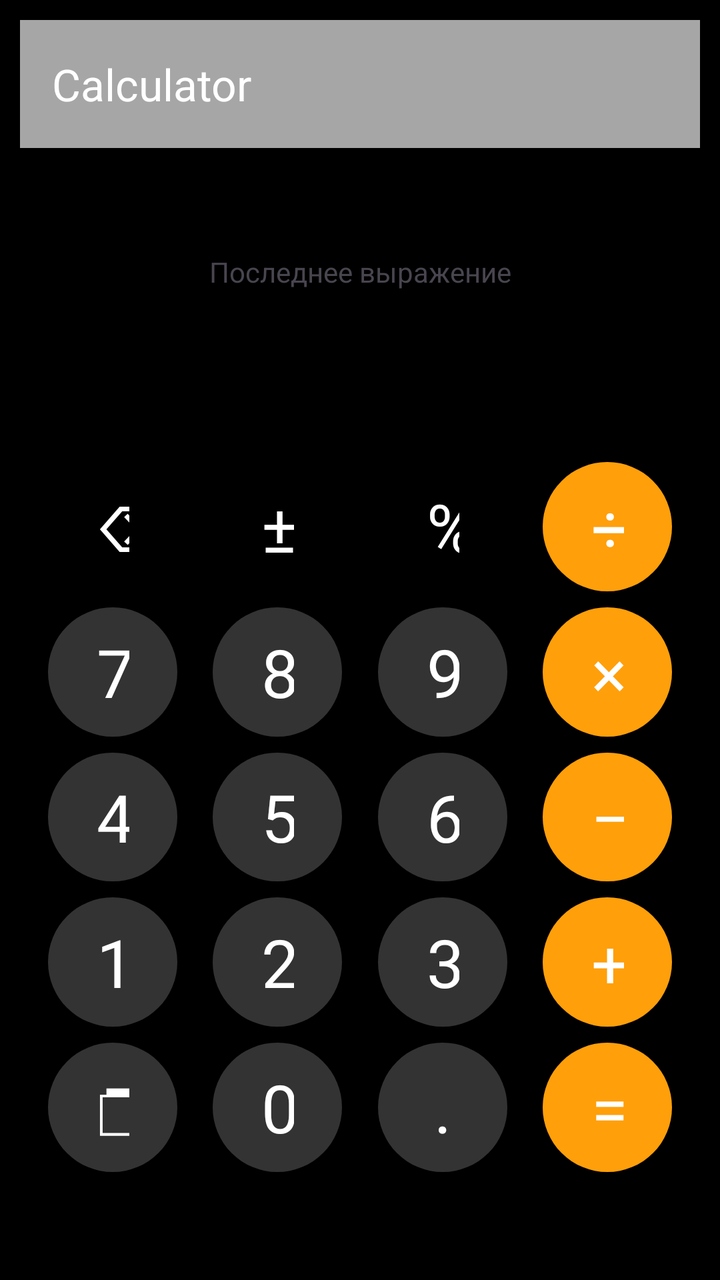
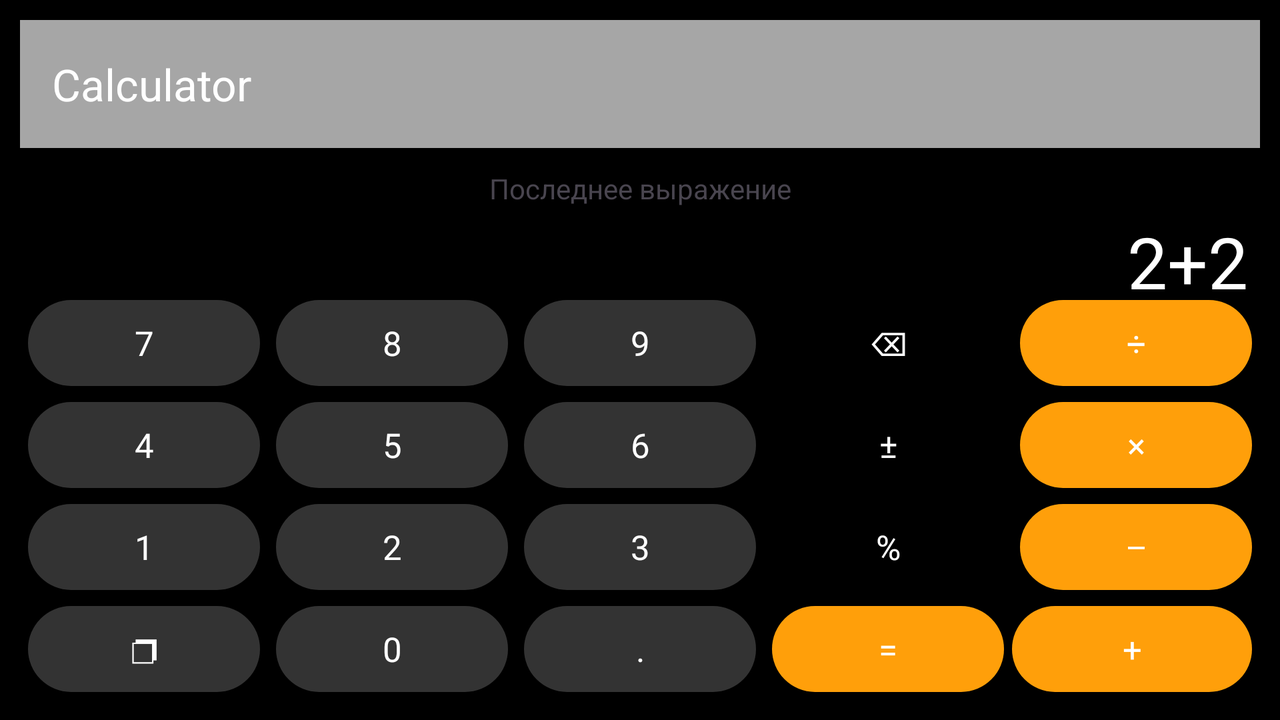

One screen, two layout resources from the same app: the default and the repository's alternative for another configuration. Each is rendered where Android would select it; the XML of both is given below.
<!-- AndroidManifest.xml: application theme Theme.PMACalculator -->
<!-- res/layout/activity_main.xml -->
<?xml version="1.0" encoding="utf-8"?>
<androidx.constraintlayout.widget.ConstraintLayout xmlns:android="http://schemas.android.com/apk/res/android"
    xmlns:app="http://schemas.android.com/apk/res-auto"
    xmlns:tools="http://schemas.android.com/tools"
    android:id="@+id/main"
    android:layout_width="match_parent"
    android:layout_height="match_parent"
    android:padding="10dp"
    android:background="@color/black"
    tools:context=".MainActivity">

    <com.google.android.material.appbar.MaterialToolbar
        android:id="@+id/toolbarMain"
        android:layout_width="0dp"
        android:layout_height="wrap_content"
        android:background="@color/grey"
        app:layout_constraintEnd_toEndOf="parent"
        app:layout_constraintStart_toStartOf="parent"
        app:layout_constraintTop_toTopOf="parent"
        app:title="@string/app_name"
        app:titleTextColor="@color/white" />

    <LinearLayout
        android:id="@+id/linearLayout"
        android:layout_width="0dp"
        android:layout_height="0dp"
        android:orientation="vertical"
        app:layout_constraintEnd_toEndOf="parent"
        app:layout_constraintHeight_percent="0.2"
        app:layout_constraintStart_toStartOf="parent"
        app:layout_constraintTop_toBottomOf="@id/toolbarMain">

        <TextView
            android:id="@+id/secondHistory"
            android:layout_width="match_parent"
            android:layout_height="match_parent"
            android:gravity="center"
            android:text="Последнее выражение">
        </TextView>

    </LinearLayout>

    <TextView
        android:id="@+id/calcText"
        android:layout_width="0dp"
        android:layout_height="0dp"
        android:layout_marginEnd="6dp"
        android:autoSizeMaxTextSize="95sp"
        android:autoSizeMinTextSize="10sp"
        android:autoSizeTextType="uniform"
        android:gravity="end|center_vertical"
        android:textColor="@color/white"
        android:fontFamily="@font/interreg"

        app:layout_constraintBottom_toTopOf="@+id/buttonsLayout"
        app:layout_constraintEnd_toEndOf="parent"
        app:layout_constraintHeight_percent="0.14"
        app:layout_constraintStart_toStartOf="parent"
        app:layout_constraintTop_toBottomOf="@+id/linearLayout" />

    <androidx.constraintlayout.widget.ConstraintLayout
        android:id="@+id/buttonsLayout"
        android:layout_width="0dp"
        android:layout_height="0dp"
        android:paddingTop="0dp"
        android:paddingBottom="40dp"
        app:layout_constraintHeight_percent="0.65"
        app:layout_constraintBottom_toBottomOf="parent"
        app:layout_constraintEnd_toEndOf="parent"
        app:layout_constraintStart_toStartOf="parent">

        
        <Button
            style="@style/CalcButtonsGrey"
            android:id="@+id/btnDelete"
            app:layout_constraintEnd_toStartOf="@+id/btnNegative"
            app:layout_constraintStart_toStartOf="parent"
            app:layout_constraintTop_toTopOf="parent"
            app:layout_constraintBottom_toTopOf="@+id/btn7"
            android:text="⌫" />

        <Button
            style="@style/CalcButtonsGrey"
            android:id="@+id/btnNegative"
            app:layout_constraintEnd_toStartOf="@+id/btnPercent"
            app:layout_constraintStart_toEndOf="@+id/btnDelete"
            app:layout_constraintTop_toTopOf="parent"
            app:layout_constraintBottom_toTopOf="@+id/btn8"
            android:text="±" />

        <Button
            style="@style/CalcButtonsGrey"
            android:id="@+id/btnPercent"
            app:layout_constraintEnd_toStartOf="@+id/btnDivide"
            app:layout_constraintStart_toEndOf="@+id/btnNegative"
            app:layout_constraintTop_toTopOf="parent"
            app:layout_constraintBottom_toTopOf="@+id/btn9"
            android:text="%" />

        <Button
            style="@style/CalcButtonsOrange"
            android:id="@+id/btnDivide"
            app:layout_constraintEnd_toEndOf="parent"
            app:layout_constraintStart_toEndOf="@+id/btnPercent"
            app:layout_constraintTop_toTopOf="parent"
            app:layout_constraintBottom_toTopOf="@+id/btnMultiply"
            android:text="÷" />

        
        <Button
            style="@style/CalcButtonsGrey_Black"
            android:id="@+id/btn7"
            app:layout_constraintEnd_toStartOf="@+id/btn8"
            app:layout_constraintStart_toStartOf="parent"
            app:layout_constraintTop_toBottomOf="@+id/btnDelete"
            app:layout_constraintBottom_toTopOf="@+id/btn4"
            android:text="7" />

        <Button
            style="@style/CalcButtonsGrey_Black"
            android:id="@+id/btn8"
            app:layout_constraintEnd_toStartOf="@+id/btn9"
            app:layout_constraintStart_toEndOf="@+id/btn7"
            app:layout_constraintTop_toBottomOf="@+id/btnNegative"
            app:layout_constraintBottom_toTopOf="@+id/btn5"
            android:text="8" />

        <Button
            style="@style/CalcButtonsGrey_Black"
            android:id="@+id/btn9"
            app:layout_constraintEnd_toStartOf="@+id/btnMultiply"
            app:layout_constraintStart_toEndOf="@+id/btn8"
            app:layout_constraintTop_toBottomOf="@+id/btnPercent"
            app:layout_constraintBottom_toTopOf="@+id/btn6"
            android:text="9" />

        
        <Button
            android:id="@+id/btnMultiply"
            style="@style/CalcButtonsOrange"
            android:text="×"
            app:layout_constraintBottom_toTopOf="@+id/btnMinus"
            app:layout_constraintEnd_toEndOf="parent"
            app:layout_constraintStart_toEndOf="@+id/btn9"
            app:layout_constraintTop_toBottomOf="@+id/btnDivide" />

        <Button
            android:id="@+id/btn4"
            style="@style/CalcButtonsGrey_Black"
            android:text="4"
            app:layout_constraintBottom_toTopOf="@+id/btn1"
            app:layout_constraintEnd_toStartOf="@+id/btn5"
            app:layout_constraintStart_toStartOf="parent"
            app:layout_constraintTop_toBottomOf="@+id/btn7" />

        <Button
            android:id="@+id/btn5"
            style="@style/CalcButtonsGrey_Black"
            android:text="5"
            app:layout_constraintBottom_toTopOf="@+id/btn2"
            app:layout_constraintEnd_toStartOf="@+id/btn6"
            app:layout_constraintStart_toEndOf="@+id/btn4"
            app:layout_constraintTop_toBottomOf="@+id/btn8" />

        <Button
            style="@style/CalcButtonsGrey_Black"
            android:id="@+id/btn6"
            app:layout_constraintEnd_toStartOf="@+id/btnMinus"
            app:layout_constraintStart_toEndOf="@+id/btn5"
            app:layout_constraintTop_toBottomOf="@+id/btn9"
            app:layout_constraintBottom_toTopOf="@+id/btn3"
            android:text="6" />

        <Button
            style="@style/CalcButtonsOrange"
            android:id="@+id/btnMinus"
            app:layout_constraintEnd_toEndOf="parent"
            app:layout_constraintStart_toEndOf="@+id/btn6"
            app:layout_constraintTop_toBottomOf="@+id/btnMultiply"
            app:layout_constraintBottom_toTopOf="@+id/btnPlus"
            android:text="–" />

        
        <Button
            style="@style/CalcButtonsGrey_Black"
            android:id="@+id/btn1"
            app:layout_constraintEnd_toStartOf="@+id/btn2"
            app:layout_constraintStart_toStartOf="parent"
            app:layout_constraintTop_toBottomOf="@+id/btn4"
            app:layout_constraintBottom_toTopOf="@+id/btnOtherOptions"
            android:text="1" />

        <Button
            style="@style/CalcButtonsGrey_Black"
            android:id="@+id/btn2"
            app:layout_constraintEnd_toStartOf="@+id/btn3"
            app:layout_constraintStart_toEndOf="@+id/btn1"
            app:layout_constraintTop_toBottomOf="@+id/btn5"
            app:layout_constraintBottom_toTopOf="@+id/btn0"
            android:text="2" />

        <Button
            style="@style/CalcButtonsGrey_Black"
            android:id="@+id/btn3"
            app:layout_constraintEnd_toStartOf="@+id/btnPlus"
            app:layout_constraintStart_toEndOf="@+id/btn2"
            app:layout_constraintTop_toBottomOf="@+id/btn6"
            app:layout_constraintBottom_toTopOf="@+id/btnDecimal"
            android:text="3" />

        <Button
            style="@style/CalcButtonsOrange"
            android:id="@+id/btnPlus"
            app:layout_constraintEnd_toEndOf="parent"
            app:layout_constraintStart_toEndOf="@+id/btn3"
            app:layout_constraintTop_toBottomOf="@+id/btnMinus"
            app:layout_constraintBottom_toTopOf="@+id/btnEquals"
            android:text="+" />

        
        <Button
            style="@style/CalcButtonsGrey_Black"
            android:id="@+id/btnOtherOptions"
            app:layout_constraintEnd_toStartOf="@+id/btn0"
            app:layout_constraintStart_toStartOf="parent"
            app:layout_constraintTop_toBottomOf="@+id/btn1"
            app:layout_constraintBottom_toBottomOf="parent"
            android:text="❐"/>

        <Button
            style="@style/CalcButtonsGrey_Black"
            android:id="@+id/btn0"
            app:layout_constraintEnd_toStartOf="@+id/btnDecimal"
            app:layout_constraintStart_toEndOf="@+id/btnOtherOptions"
            app:layout_constraintTop_toBottomOf="@+id/btn2"
            app:layout_constraintBottom_toBottomOf="parent"
            android:text="0" />

        <Button
            style="@style/CalcButtonsGrey_Black"
            android:id="@+id/btnDecimal"
            app:layout_constraintEnd_toStartOf="@+id/btnEquals"
            app:layout_constraintStart_toEndOf="@+id/btn0"
            app:layout_constraintTop_toBottomOf="@+id/btn3"
            app:layout_constraintBottom_toBottomOf="parent"
            android:text="." />

        <Button
            style="@style/CalcButtonsOrange"
            android:id="@+id/btnEquals"
            app:layout_constraintEnd_toEndOf="parent"
            app:layout_constraintStart_toEndOf="@+id/btnDecimal"
            app:layout_constraintTop_toBottomOf="@+id/btnPlus"
            app:layout_constraintBottom_toBottomOf="parent"
            android:text="=" />

    </androidx.constraintlayout.widget.ConstraintLayout>



</androidx.constraintlayout.widget.ConstraintLayout>
<!-- resources referenced by this layout -->
<resources>
  <color name="black">#FF000000</color>
  <color name="grey">#A6A6A6</color>
  <color name="white">#FFFFFFFF</color>
  <string name="app_name">Calculator</string>
  <style name="CalcButtonsGrey" parent="CalcButtonMain">
          <item name="android:background">@drawable/button_grey</item>
          <item name="android:textSize">47sp</item>
      </style>
  <style name="CalcButtonsGrey_Black" parent="CalcButtonMain">
          <item name="android:background">@drawable/button_grey_black</item>
      </style>
  <style name="CalcButtonsOrange" parent="CalcButtonMain">
          <item name="android:background">@drawable/button_orange</item>
          <item name="android:textSize">47sp</item>
      </style>
  <style name="Theme.PMACalculator" parent="Base.Theme.PMACalculator" />
  <style name="CalcButtonMain" parent="TextAppearance.AppCompat.Button">
          <item name="android:layout_width">0dp</item>
          <item name="android:layout_height">0dp</item>
          <item name="backgroundTint">@null</item>
          <item name="layout_constraintDimensionRatio">1:1</item>
          <item name="android:layout_margin">4dp</item>
          <item name="android:textColor">@color/white</item>
          <item name="android:textSize">36sp</item>
          <item name="android:fontFamily">@font/interreg</item>
  
          <item name="android:autoSizeMaxTextSize">100sp</item>
          <item name="android:autoSizeMinTextSize">1sp</item>
          <item name="android:autoSizeTextType">uniform</item>
          <item name="android:gravity">center</item>
      </style>
  <!-- drawable button_grey_black (drawable) -->
  <?xml version="1.0" encoding="utf-8"?>
  <shape xmlns:android="http://schemas.android.com/apk/res/android">
      <solid android:color="@color/grey_black"/>
      <corners android:radius="1000dp"/>
  </shape>
  <!-- drawable button_orange (drawable) -->
  <?xml version="1.0" encoding="utf-8"?>
  <shape xmlns:android="http://schemas.android.com/apk/res/android">
      <solid android:color="@color/orange"/>
      <corners android:radius="1000dp"/>
  </shape>
  <style name="Base.Theme.PMACalculator" parent="Theme.Material3.DayNight.NoActionBar">
          
          
      </style>
  <color name="grey_black">#333333</color>
  <color name="orange">#FF9F0a</color>
</resources>
<!-- res/layout-land/activity_main.xml (the repository's variant of the layout above) -->
<!-- drawn on the phone turned sideways -->
<?xml version="1.0" encoding="utf-8"?>
<androidx.constraintlayout.widget.ConstraintLayout xmlns:android="http://schemas.android.com/apk/res/android"
    xmlns:app="http://schemas.android.com/apk/res-auto"
    xmlns:tools="http://schemas.android.com/tools"
    android:id="@+id/main"
    android:layout_width="match_parent"
    android:layout_height="match_parent"
    android:padding="10dp"
    android:background="@color/black"
    tools:context=".MainActivity">


    <com.google.android.material.appbar.MaterialToolbar
        android:id="@+id/toolbarMain"
        android:layout_width="0dp"
        android:layout_height="wrap_content"
        android:background="@color/grey"
        app:layout_constraintEnd_toEndOf="parent"
        app:layout_constraintStart_toStartOf="parent"
        app:layout_constraintTop_toTopOf="parent"
        app:title="@string/app_name"
        app:titleTextColor="@color/white" />

    <LinearLayout
        android:id="@+id/linearLayout"
        android:layout_width="0dp"
        android:layout_height="0dp"
        android:orientation="vertical"
        android:weightSum="1"
        app:layout_constraintEnd_toEndOf="parent"
        app:layout_constraintHeight_percent="0.12"
        app:layout_constraintStart_toStartOf="parent"
        app:layout_constraintTop_toBottomOf="@id/toolbarMain">

        <TextView
            android:id="@+id/secondHistory"
            android:layout_width="match_parent"
            android:layout_height="match_parent"
            android:gravity="center"
            android:text="Последнее выражение" />

    </LinearLayout>

    <TextView
        android:id="@+id/calcText"
        android:layout_width="0dp"
        android:layout_height="0dp"
        android:layout_marginEnd="6dp"
        android:autoSizeMaxTextSize="95sp"
        android:autoSizeMinTextSize="10sp"
        android:autoSizeTextType="uniform"
        android:gravity="end|center_vertical"
        android:textColor="@color/white"
        android:fontFamily="@font/interreg"
        android:text="2+2"

        app:layout_constraintBottom_toTopOf="@+id/buttonsLayout"
        app:layout_constraintEnd_toEndOf="parent"
        app:layout_constraintHeight_percent="0.14"
        app:layout_constraintStart_toStartOf="parent"
        app:layout_constraintTop_toBottomOf="@+id/linearLayout" />

    <androidx.constraintlayout.widget.ConstraintLayout
        android:id="@+id/buttonsLayout"
        android:layout_width="0dp"
        android:layout_height="0dp"
        android:paddingTop="0dp"
        android:paddingBottom="0dp"
        app:layout_constraintHeight_percent="0.6"
        app:layout_constraintBottom_toBottomOf="parent"
        app:layout_constraintEnd_toEndOf="parent"
        app:layout_constraintStart_toStartOf="parent">

        
        <Button
            style="@style/CalcButtonsGrey"
            android:id="@+id/btnDelete"
            app:layout_constraintEnd_toStartOf="@+id/btnDivide"
            app:layout_constraintStart_toEndOf="@+id/btn9"
            app:layout_constraintTop_toTopOf="parent"
            app:layout_constraintBottom_toTopOf="@+id/btnNegative"
            android:text="⌫" />

        <Button
            style="@style/CalcButtonsGrey"
            android:id="@+id/btnNegative"
            app:layout_constraintEnd_toStartOf="@+id/btnMultiply"
            app:layout_constraintStart_toEndOf="@+id/btn6"
            app:layout_constraintTop_toBottomOf="@+id/btnDelete"
            app:layout_constraintBottom_toTopOf="@+id/btnPercent"
            android:text="±" />

        <Button
            style="@style/CalcButtonsGrey"
            android:id="@+id/btnPercent"
            app:layout_constraintEnd_toStartOf="@+id/btnMinus"
            app:layout_constraintStart_toEndOf="@+id/btn3"
            app:layout_constraintTop_toBottomOf="@+id/btnNegative"
            app:layout_constraintBottom_toTopOf="@+id/btnEquals"
            android:text="%" />

        <Button
            style="@style/CalcButtonsOrange"
            android:id="@+id/btnDivide"
            app:layout_constraintEnd_toEndOf="parent"
            app:layout_constraintStart_toEndOf="@+id/btnDelete"
            app:layout_constraintTop_toTopOf="parent"
            app:layout_constraintBottom_toTopOf="@+id/btnMultiply"
            android:text="÷" />

        
        <Button
            style="@style/CalcButtonsGrey_Black"
            android:id="@+id/btn7"
            app:layout_constraintEnd_toStartOf="@+id/btn8"
            app:layout_constraintStart_toStartOf="parent"
            app:layout_constraintTop_toTopOf="parent"
            app:layout_constraintBottom_toTopOf="@+id/btn4"
            android:text="7" />

        <Button
            style="@style/CalcButtonsGrey_Black"
            android:id="@+id/btn8"
            app:layout_constraintEnd_toStartOf="@+id/btn9"
            app:layout_constraintStart_toEndOf="@+id/btn7"
            app:layout_constraintTop_toTopOf="parent"
            app:layout_constraintBottom_toTopOf="@+id/btn5"
            android:text="8" />

        <Button
            style="@style/CalcButtonsGrey_Black"
            android:id="@+id/btn9"
            app:layout_constraintEnd_toStartOf="@+id/btnDelete"
            app:layout_constraintStart_toEndOf="@+id/btn8"
            app:layout_constraintTop_toTopOf="parent"
            app:layout_constraintBottom_toTopOf="@+id/btn6"
            android:text="9" />

        <Button
            style="@style/CalcButtonsOrange"
            android:id="@+id/btnMultiply"
            app:layout_constraintEnd_toEndOf="parent"
            app:layout_constraintStart_toEndOf="@+id/btnNegative"
            app:layout_constraintTop_toBottomOf="@+id/btnDivide"
            app:layout_constraintBottom_toTopOf="@+id/btnMinus"
            android:text="×" />

        
        <Button
            style="@style/CalcButtonsGrey_Black"
            android:id="@+id/btn4"
            app:layout_constraintEnd_toStartOf="@+id/btn5"
            app:layout_constraintStart_toStartOf="parent"
            app:layout_constraintTop_toBottomOf="@+id/btn7"
            app:layout_constraintBottom_toTopOf="@+id/btn1"
            android:text="4" />

        <Button
            style="@style/CalcButtonsGrey_Black"
            android:id="@+id/btn5"
            app:layout_constraintEnd_toStartOf="@+id/btn6"
            app:layout_constraintStart_toEndOf="@+id/btn4"
            app:layout_constraintTop_toBottomOf="@+id/btn8"
            app:layout_constraintBottom_toTopOf="@+id/btn2"
            android:text="5" />

        <Button
            style="@style/CalcButtonsGrey_Black"
            android:id="@+id/btn6"
            app:layout_constraintEnd_toStartOf="@+id/btnNegative"
            app:layout_constraintStart_toEndOf="@+id/btn5"
            app:layout_constraintTop_toBottomOf="@+id/btn9"
            app:layout_constraintBottom_toTopOf="@+id/btn3"
            android:text="6" />

        <Button
            style="@style/CalcButtonsOrange"
            android:id="@+id/btnMinus"
            app:layout_constraintEnd_toEndOf="parent"
            app:layout_constraintStart_toEndOf="@+id/btnPercent"
            app:layout_constraintTop_toBottomOf="@+id/btnMultiply"
            app:layout_constraintBottom_toTopOf="@+id/btnPlus"
            android:text="–" />

        
        <Button
            style="@style/CalcButtonsGrey_Black"
            android:id="@+id/btn1"
            app:layout_constraintEnd_toStartOf="@+id/btn2"
            app:layout_constraintStart_toStartOf="parent"
            app:layout_constraintTop_toBottomOf="@+id/btn4"
            app:layout_constraintBottom_toTopOf="@+id/btnOtherOptions"
            android:text="1" />

        <Button
            style="@style/CalcButtonsGrey_Black"
            android:id="@+id/btn2"
            app:layout_constraintEnd_toStartOf="@+id/btn3"
            app:layout_constraintStart_toEndOf="@+id/btn1"
            app:layout_constraintTop_toBottomOf="@+id/btn5"
            app:layout_constraintBottom_toTopOf="@+id/btn0"
            android:text="2" />

        <Button
            style="@style/CalcButtonsGrey_Black"
            android:id="@+id/btn3"
            app:layout_constraintEnd_toStartOf="@+id/btnPercent"
            app:layout_constraintStart_toEndOf="@+id/btn2"
            app:layout_constraintTop_toBottomOf="@+id/btn6"
            app:layout_constraintBottom_toTopOf="@+id/btnDecimal"
            android:text="3" />

        <Button
            style="@style/CalcButtonsOrange"
            android:id="@+id/btnPlus"
            app:layout_constraintEnd_toEndOf="parent"
            app:layout_constraintStart_toEndOf="@+id/btnPercent"
            app:layout_constraintTop_toBottomOf="@+id/btnMinus"
            app:layout_constraintBottom_toBottomOf="parent"
            android:text="+" />

        
        <Button
            style="@style/CalcButtonsGrey_Black"
            android:id="@+id/btnOtherOptions"
            app:layout_constraintEnd_toStartOf="@+id/btn0"
            app:layout_constraintStart_toStartOf="parent"
            app:layout_constraintTop_toBottomOf="@+id/btn1"
            app:layout_constraintBottom_toBottomOf="parent"
            android:text="❐"/>

        <Button
            style="@style/CalcButtonsGrey_Black"
            android:id="@+id/btn0"
            app:layout_constraintEnd_toStartOf="@+id/btnDecimal"
            app:layout_constraintStart_toEndOf="@+id/btnOtherOptions"
            app:layout_constraintTop_toBottomOf="@+id/btn2"
            app:layout_constraintBottom_toBottomOf="parent"
            android:text="0" />

        <Button
            style="@style/CalcButtonsGrey_Black"
            android:id="@+id/btnDecimal"
            app:layout_constraintEnd_toStartOf="@+id/btnEquals"
            app:layout_constraintStart_toEndOf="@+id/btn0"
            app:layout_constraintTop_toBottomOf="@+id/btn3"
            app:layout_constraintBottom_toBottomOf="parent"
            android:text="." />

        <Button
            style="@style/CalcButtonsOrange"
            android:id="@+id/btnEquals"
            app:layout_constraintEnd_toStartOf="@+id/btnPlus"
            app:layout_constraintStart_toEndOf="@+id/btnDecimal"
            app:layout_constraintTop_toBottomOf="@+id/btnPercent"
            app:layout_constraintBottom_toBottomOf="parent"
            android:text="=" />

    </androidx.constraintlayout.widget.ConstraintLayout>



</androidx.constraintlayout.widget.ConstraintLayout>
<!-- resources referenced by the variant -->
<!-- as the phone turned sideways resolves them -->
<resources>
  <color name="black">#FF000000</color>
  <color name="grey">#A6A6A6</color>
  <color name="white">#FFFFFFFF</color>
  <string name="app_name">Calculator</string>
  <!-- from res/values-land/ -->
  <style name="CalcButtonsGrey" parent="CalcButtonMain">
          <item name="android:background">@drawable/button_grey</item>
          <item name="android:textSize">23sp</item>
      </style>
  <!-- from res/values-land/ -->
  <style name="CalcButtonsGrey_Black" parent="CalcButtonMain">
          <item name="android:background">@drawable/button_grey_black</item>
      </style>
  <!-- from res/values-land/ -->
  <style name="CalcButtonsOrange" parent="CalcButtonMain">
          <item name="android:background">@drawable/button_orange</item>
          <item name="android:textSize">23sp</item>
      </style>
  <style name="Theme.PMACalculator" parent="Base.Theme.PMACalculator" />
  <!-- from res/values-land/ -->
  <style name="CalcButtonMain" parent="TextAppearance.AppCompat.Button">
          <item name="android:layout_width">0dp</item>
          <item name="android:layout_height">0dp</item>
          <item name="backgroundTint">@null</item>
  
          <item name="android:layout_margin">4dp</item>
          <item name="android:textColor">@color/white</item>
          <item name="android:textSize">23sp</item>
          <item name="android:fontFamily">@font/interreg</item>
  
          <item name="android:autoSizeMaxTextSize">50sp</item>
          <item name="android:autoSizeMinTextSize">1sp</item>
          <item name="android:autoSizeTextType">uniform</item>
          <item name="android:gravity">center</item>
      </style>
  <!-- drawable button_grey_black (drawable) -->
  <?xml version="1.0" encoding="utf-8"?>
  <shape xmlns:android="http://schemas.android.com/apk/res/android">
      <solid android:color="@color/grey_black"/>
      <corners android:radius="1000dp"/>
  </shape>
  <!-- drawable button_orange (drawable) -->
  <?xml version="1.0" encoding="utf-8"?>
  <shape xmlns:android="http://schemas.android.com/apk/res/android">
      <solid android:color="@color/orange"/>
      <corners android:radius="1000dp"/>
  </shape>
  <style name="Base.Theme.PMACalculator" parent="Theme.Material3.DayNight.NoActionBar">
          
          
      </style>
  <color name="grey_black">#333333</color>
  <color name="orange">#FF9F0a</color>
</resources>
